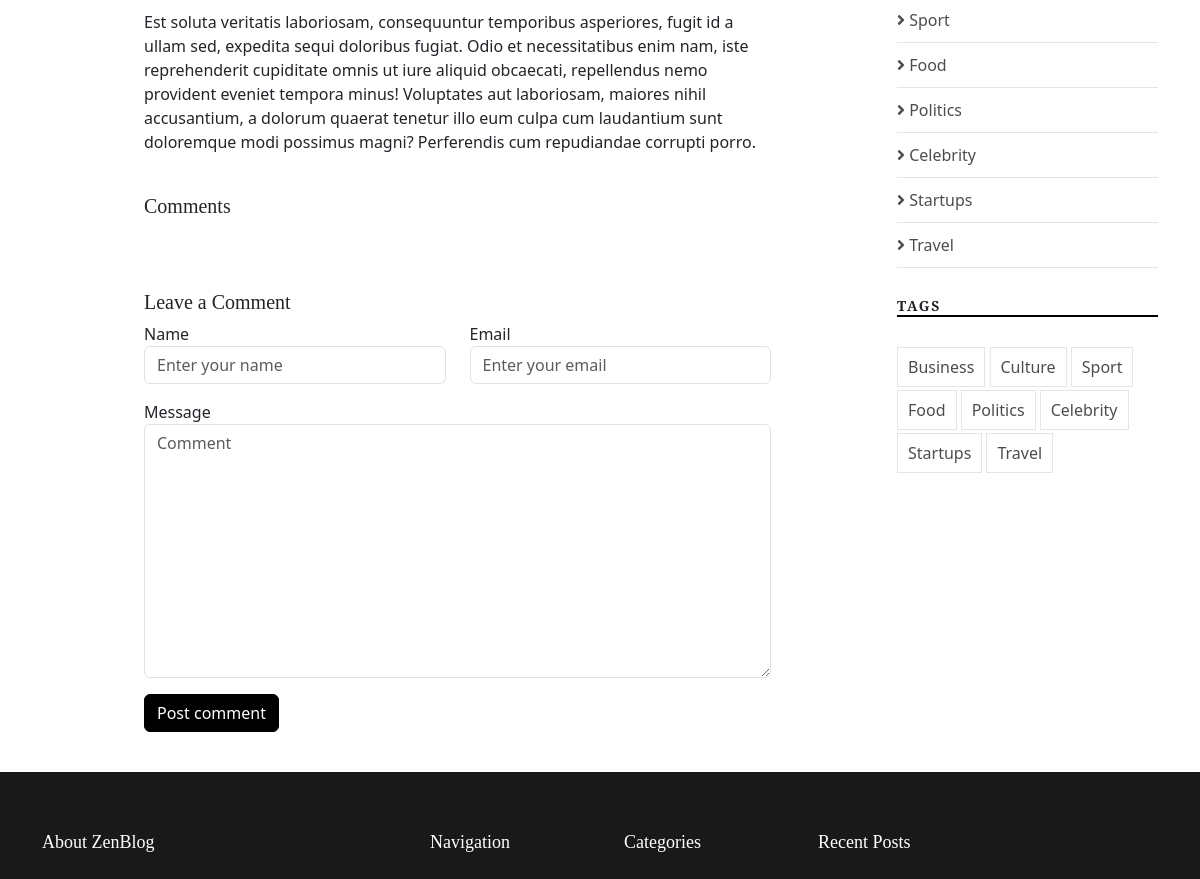
The app's page /post/11-work-from-home-part-time-jobs-you-can-do-now (middle part), older data.
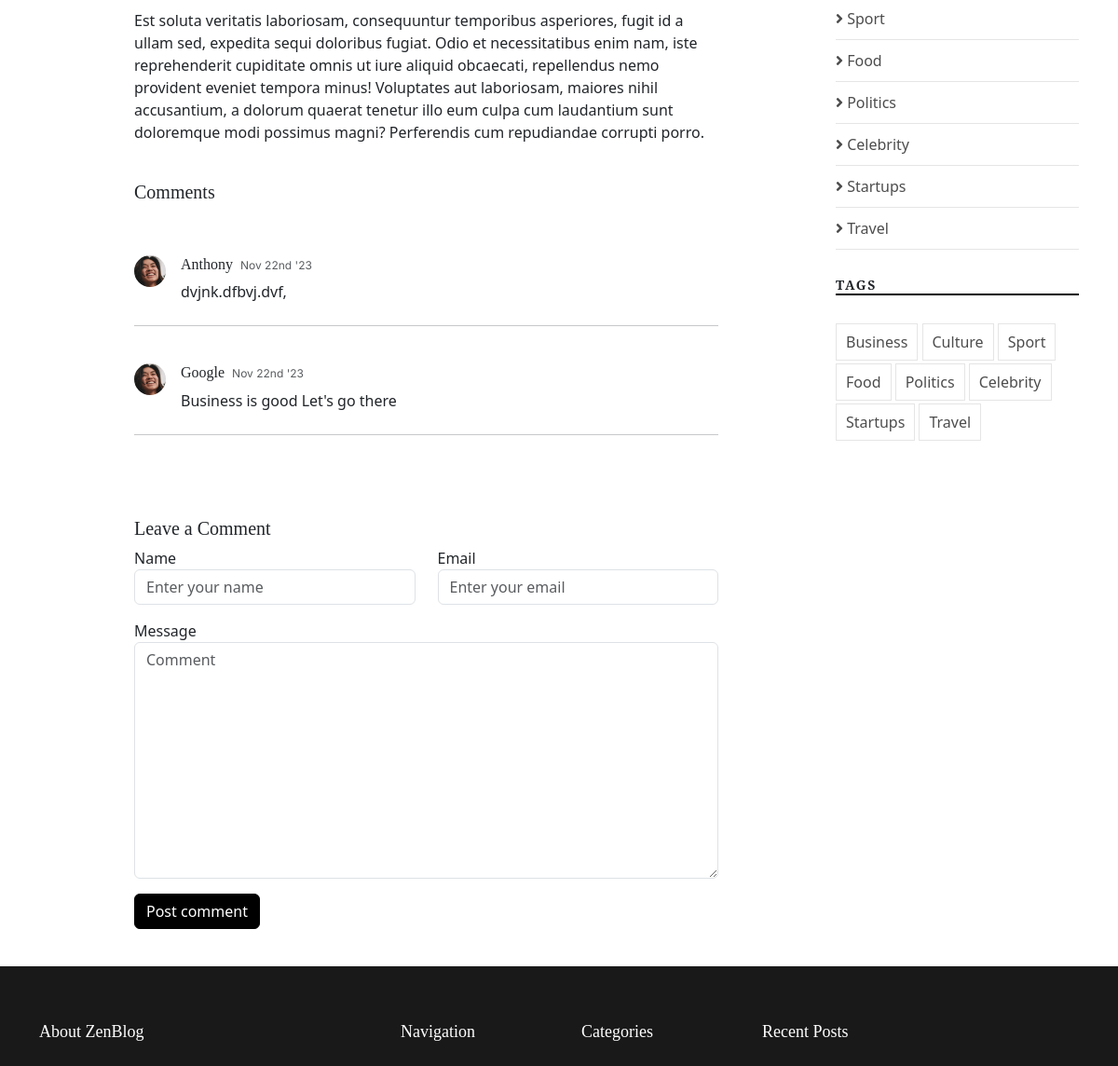
The same page, newer data.
### blog/models.py (models this page shows, shortened)
class Comment(models.Model):
    post = models.ForeignKey('blog.post', on_delete=models.CASCADE, related_name='comments', null=True, blank=True)
    name = models.CharField(max_length=50)
    email = models.EmailField()
    text = models.TextField()
    created_date = models.DateTimeField(default=timezone.now)
    approved_comment = models.BooleanField(default=False)

### blog/views.py (the view)
# urls.py: path('post/<slug:slug>', views.DetailPost.as_view(), name='detail'),
class DetailPost(DetailView):
    model = Post
    template_name = 'post_detail.html'
    slug_url_kwarg = 'slug'
    def get_context_data(self, **kwargs):
        context = super().get_context_data(**kwargs)
        context['form'] = CommentForm()
        return context

### blog/forms.py
class CommentForm(forms.ModelForm):
    class Meta:
        model = Comment
        fields = ('name', 'email', 'text')
        widgets = {
            'name': forms.TextInput(attrs={'class':'form-control', 'placeholder':'Enter your name'}),
            'email': forms.EmailInput(attrs={'class':'form-control', 'placeholder':'Enter your email'}),
            'text': forms.Textarea(attrs={'class':'form-control', 'placeholder':'Comment'})
        }

### templates/blog/post_detail.html (shortened to what the changed rows need)
{% extends 'base.html' %}
{% load static %}
{% block content %}
<main id="main">
    <section class="single-post-content">
        <div class="container">
            <div class="row">
                <div class="col-md-9 post-content" data-aos="fade-up">
                    <div class="comments">
                        <h5 class="comment-title py-4">Comments</h5>
                        {% for comment in object.comments.all %}
                        <br>
                        {% if user.is_authenticated or comment.approved_comment %}
                        <div class="comment d-flex mb-4">
                            <div class="flex-shrink-0">
                                <div class="avatar avatar-sm rounded-circle">
                                    <img class="avatar-img" src="{% static 'img/person-5.jpg' %}" alt=""
                                        class="img-fluid">
                                </div>
                            </div>
                            <div class="flex-grow-1 ms-2 ms-sm-3">
                                <div class="comment-meta d-flex align-items-baseline">
                                    <h6 class="me-2">{{ comment.name }}</h6>
                                    <span class="text-muted">{{ comment.created_date|date:'M jS \'y' }}</span>
                                </div>
                                <div class="comment-body">
                                    {{ comment.text }}
                                </div>
                            </div>
                        </div>
                        <hr>
                        {% endif %}
                        {% endfor %}
                    </div>
                </div>
            </div>
        </div>
    </section>
</main>
{% endblock %}

Row changes from the older to the newer data that the page shows:
added Comment: approved_comment True (drawn), name "Anthony", created_date "Nov 22nd '23", text "dvjnk.dfbvj.dvf,"
added Comment: approved_comment True (drawn), name "Google", created_date "Nov 22nd '23", text "Business is good Let's go there"
